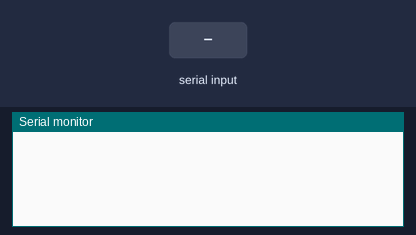
Simulated run of this sketch. Board: Arduino Leonardo, built with avr-gcc and run on an emulated ATmega32U4. On the bench: the last lines printed to the serial monitor. The inputs (shaded band) are chosen by the test bench.

Above: at 1.2 s.
1.3 s: "1\n" received over Serial
At 2.0 s:
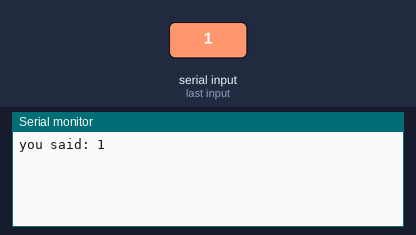
2.8 s: "1\n" received over the second serial link
At 3.2 s:
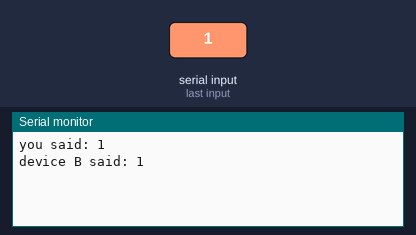
4.3 s: "0\n" received over Serial
At 5.4 s:
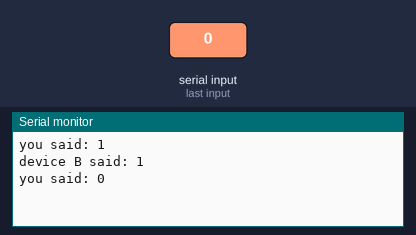
5.8 s: "0\n" received over the second serial link
At 6.7 s:
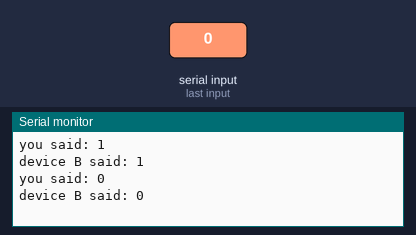

The sketch:

5.2.4-Serial2Serial.ino
```cpp
/*
Arduino Mega端程序
串口使用情况：
Serial ------ computer
Serial1 ------ UNO SoftwareSerial
*/

void setup()
{
    // 初始化Serial，该串口用于与计算机连接通信
    Serial.begin(9600);
    // 初始化Serial1，该串口用于与设备B进行连接通信
    Serial1.begin(9600);
}

// 两个字符串分别用于存储AB两端传输来的数据
String device_A_String = "";
String device_B_String = "";

void loop()
{
    // 读取从计算机传入的数据，并通过Serial1发送给设备B
    if (Serial.available() > 0)
    {
        if (Serial.peek() != '\n')
        {
            device_A_String += (char)Serial.read();
        }
        else
        {
            Serial.read();
            Serial.print("you said: ");
            Serial.println(device_A_String);
            Serial1.println(device_A_String);
            device_A_String = "";
        }
    }

    //读取从设备B传入的数据，并在串口监视器中显示
    if (Serial1.available() > 0)
    {
        if (Serial1.peek() != '\n')
        {
            device_B_String += (char)Serial1.read();
        }
        else
        {
            Serial1.read();
            Serial.print("device B said: ");
            Serial.println(device_B_String);
            device_B_String = "";
        }
    }
}
```

Measured:
- after the input at 1.3 s, the serial monitor: prints a new line at once (image 1)
- after the input at 2.8 s, the serial monitor: prints a new line at once (image 2)
- after the input at 4.3 s, the serial monitor: prints a new line at once (image 3)
- after the input at 5.8 s, the serial monitor: prints a new line at once (image 4)
